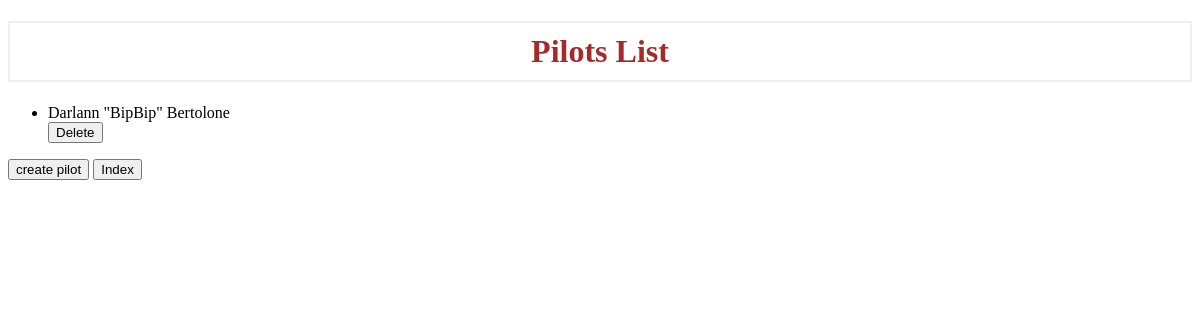
The app's page /pilot_list, older data.
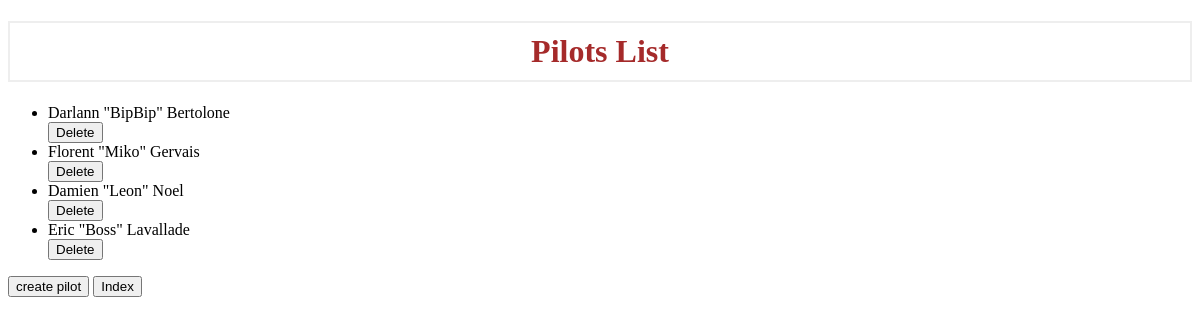
The same page, newer data.
### tables this page shows
CREATE TABLE pilot (
    PilotID INTEGER PRIMARY KEY AUTOINCREMENT,
    PromotionID INTEGER,
    PilotName varchar(255),
    PilotSurname varchar(255),
    PilotCodeName varchar(255),
    PilotNationality varchar(255)
);

### app.py (the view)
@app.route('/pilot_list')
def pilotList():
    query = "SELECT * FROM pilot"
    result_list = fetch_all(query)
    return render_template('pilot.html', pilots=result_list)

### app.py (called while the page is built)
def fetch_all(query):
    conn = sqlite3.connect(DATABASE)
    cursor = conn.cursor()
    cursor.execute(query)
    columns = [column[0] for column in cursor.description]
    rows = cursor.fetchall()
    result_list = [dict(zip(columns, row)) for row in rows]
    conn.close()
    return result_list

### templates/pilot.html (shortened to what this page needs)
<!DOCTYPE html>
<html>
<head>
    <link rel="stylesheet" href="static/css/style.css">
</head>
<body>
    <h1>Pilots List</h1>
    <ul>
        {% for pilot in pilots %}
            <li>
                {{pilot.PilotName}} "{{ pilot.PilotCodeName }}" {{ pilot.PilotSurname }}
                <form method="POST" action="/delete_pilot/{{ pilot.PilotID }}">
                    <button type="submit">Delete</button>
                </form>
            </li>
        {% endfor %}
    </ul>
    <button onclick="window.location.href = '/create_pilot';">create pilot</button>
    <button onclick="window.location.href = '/';">Index</button>
</body>
</html>

### static/css/style.css (style rules this page uses)
h1 { border: 2px #eee solid; color: brown; text-align: center; padding: 10px; }

Row changes from the older to the newer data that the page shows:
added pilot: PilotName "Florent", PilotCodeName "Miko", PilotSurname "Gervais"
added pilot: PilotName "Damien", PilotCodeName "Leon", PilotSurname "Noel"
added pilot: PilotName "Eric", PilotCodeName "Boss", PilotSurname "Lavallade"
